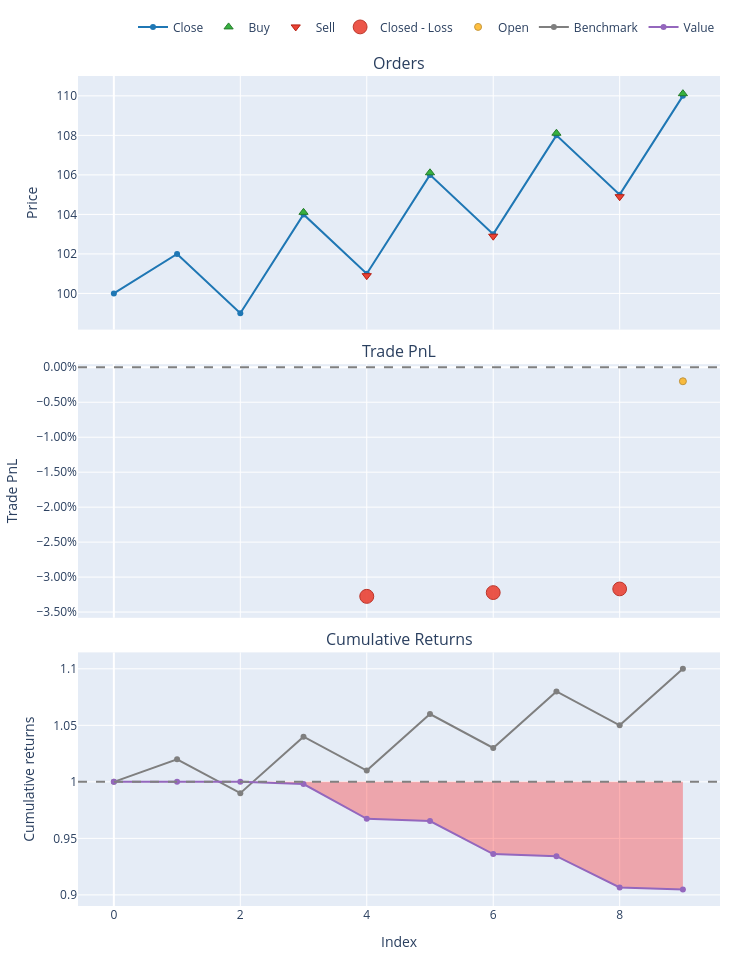

Source (notebook cell):
### Code cell
pf.plot().show() #график

### Figure 1 — Plotly figure (JSON) as saved in the notebook; plotly's stock layout.template omitted (floating-point values rounded to 4 significant figures)
{"data": [{"legendgroup": "0", "line": {"color": "#1f77b4"}, "name": "Close", "showlegend": true, "type": "scatter", "uid": "0ff21829-f58d-40db-be62-dae14ed877b6", "x": [0, 1, 2, 3, 4, 5, 6, 7, 8, 9], "xaxis": "x", "y": [100, 102, 99, 104, 101, 106, 103, 108, 105, 110], "yaxis": "y"}, {"customdata": [[0.0, 95.96, 9.99], [2.0, 91.07, 9.663], [4.0, 86.51, 9.352], [6.0, 82.25, 9.056]], "hovertemplate": "Order Id: %{customdata[0]}<br>Timestamp: %{x}<br>Price: %{y}<br>Size: %{customdata[1]:.6f}<br>Fees: %{customdata[2]:.6f}", "legendgroup": "1", "marker": {"color": "#37B13F", "line": {"color": "rgb(38,123,44)", "width": 1}, "size": 8, "symbol": "triangle-up"}, "mode": "markers", "name": "Buy", "type": "scatter", "uid": "d5fd42ca-b65e-42d5-94c6-b8acbd6d97c2", "x": [3, 5, 7, 9], "xaxis": "x", "y": [104.1, 106.1, 108.1, 110.1], "yaxis": "y"}, {"customdata": [[1.0, 95.96, 9.682], [3.0, 91.07, 9.371], [5.0, 86.51, 9.074]], "hovertemplate": "Order Id: %{customdata[0]}<br>Timestamp: %{x}<br>Price: %{y}<br>Size: %{customdata[1]:.6f}<br>Fees: %{customdata[2]:.6f}", "legendgroup": "2", "marker": {"color": "#EA4335", "line": {"color": "rgb(181,31,18)", "width": 1}, "size": 8, "symbol": "triangle-down"}, "mode": "markers", "name": "Sell", "type": "scatter", "uid": "cfb142d7-d0bf-4cd4-88bb-a0fbba1e0a7c", "x": [4, 6, 8], "xaxis": "x", "y": [100.9, 102.9, 104.9], "yaxis": "y"}, {"customdata": [[0.0, 0.0, -327.2, -0.03276], [1.0, 1.0, -311.3, -0.03221], [2.0, 2.0, -296.4, -0.03169]], "hovertemplate": "Exit Trade Id: %{customdata[0]}<br>Position Id: %{customdata[1]}<br>Exit Timestamp: %{x}<br>PnL: %{customdata[2]:.6f}<br>Return: %{customdata[3]:.2%}", "legendgroup": "3", "marker": {"color": "#EA4335", "line": {"color": "rgb(181,31,18)", "width": 1}, "opacity": [0.9, 0.8974, 0.8948], "size": [14.0, 13.88, 13.76], "symbol": "circle"}, "mode": "markers", "name": "Closed - Loss", "type": "scatter", "uid": "76d09f60-fe79-4bd1-a68d-0aac3672f593", "x": [4, 6, 8], "xaxis": "x2", "y": [-0.03276, -0.03221, -0.03169], "yaxis": "y2"}, {"customdata": [[3.0, 3.0, -18.1, -0.001999]], "hovertemplate": "Exit Trade Id: %{customdata[0]}<br>Position Id: %{customdata[1]}<br>Exit Timestamp: %{x}<br>PnL: %{customdata[2]:.6f}<br>Return: %{customdata[3]:.2%}", "legendgroup": "4", "marker": {"color": "#FFAA00", "line": {"color": "rgb(178,118,0)", "width": 1}, "opacity": [0.75], "size": [7.0], "symbol": "circle"}, "mode": "markers", "name": "Open", "type": "scatter", "uid": "dedef3c6-8cb1-4a83-a32a-2f3da06522d2", "x": [9], "xaxis": "x2", "y": [-0.001999], "yaxis": "y2"}, {"legendgroup": "5", "line": {"color": "#7f7f7f"}, "name": "Benchmark", "showlegend": true, "type": "scatter", "uid": "0bda0de0-0d83-4186-8f8b-601ea1b605cc", "x": [0, 1, 2, 3, 4, 5, 6, 7, 8, 9], "xaxis": "x3", "y": [1.0, 1.02, 0.99, 1.04, 1.01, 1.06, 1.03, 1.08, 1.05, 1.1], "yaxis": "y3"}, {"hoverinfo": "skip", "legendgroup": "6", "line": {"color": "rgba(0, 0, 0, 0)", "width": 0}, "opacity": 0, "showlegend": false, "type": "scatter", "uid": "9ea3a808-e68d-4775-a94e-0b3ff3fd737e", "x": [0, 1, 2, 3, 4, 5, 6, 7, 8, 9], "xaxis": "x3", "y": [1, 1, 1, 1, 1, 1, 1, 1, 1, 1], "yaxis": "y3"}, {"connectgaps": false, "fill": "tonexty", "fillcolor": "rgba(255, 0, 0, 0.3)", "hoverinfo": "skip", "legendgroup": "6", "line": {"color": "rgba(0, 0, 0, 0)", "width": 0}, "opacity": 0, "showlegend": false, "type": "scatter", "uid": "ee396c17-7867-4d47-86e8-0059c68db52d", "x": [0, 1, 2, 3, 4, 5, 6, 7, 8, 9], "xaxis": "x3", "y": [1.0, 1.0, 1.0, 0.998, 0.9673, 0.9653, 0.9361, 0.9343, 0.9065, 0.9047], "yaxis": "y3"}, {"legendgroup": "7", "line": {"color": "#9467bd"}, "name": "Value", "showlegend": true, "type": "scatter", "uid": "127f5c78-e790-4255-8133-f330b74d9aee", "x": [0, 1, 2, 3, 4, 5, 6, 7, 8, 9], "xaxis": "x3", "y": [1.0, 1.0, 1.0, 0.998, 0.9673, 0.9653, 0.9361, 0.9343, 0.9065, 0.9047], "yaxis": "y3"}, {"hoverinfo": "skip", "legendgroup": "6", "line": {"color": "rgba(0, 0, 0, 0)", "width": 0}, "opacity": 0, "showlegend": false, "type": "scatter", "uid": "27ce2463-6047-4525-b865-580eb25adc48", "x": [0, 1, 2, 3, 4, 5, 6, 7, 8, 9], "xaxis": "x3", "y": [1, 1, 1, 1, 1, 1, 1, 1, 1, 1], "yaxis": "y3"}], "layout": {"annotations": [{"font": {"size": 16}, "showarrow": false, "text": "Orders", "x": 0.5, "xanchor": "center", "xref": "paper", "y": 1, "yanchor": "bottom", "yref": "paper"}, {"font": {"size": 16}, "showarrow": false, "text": "Trade PnL", "x": 0.5, "xanchor": "center", "xref": "paper", "y": 0.6528, "yanchor": "bottom", "yref": "paper"}, {"font": {"size": 16}, "showarrow": false, "text": "Cumulative Returns", "x": 0.5, "xanchor": "center", "xref": "paper", "y": 0.3056, "yanchor": "bottom", "yref": "paper"}], "height": 960, "legend": {"orientation": "h", "traceorder": "normal", "x": 1, "xanchor": "right", "y": 1.042, "yanchor": "bottom"}, "margin": {"b": 30, "l": 30, "r": 30, "t": 30}, "shapes": [{"line": {"color": "gray", "dash": "dash"}, "type": "line", "x0": 0, "x1": 1, "xref": "paper", "y0": 0, "y1": 0, "yref": "y2"}, {"line": {"color": "gray", "dash": "dash"}, "type": "line", "x0": 0, "x1": 1, "xref": "paper", "y0": 1, "y1": 1, "yref": "y3"}], "showlegend": true, "width": 750, "xaxis": {"anchor": "y", "domain": [0, 1], "matches": "x3", "showticklabels": false}, "xaxis2": {"anchor": "y2", "domain": [0, 1], "matches": "x3", "showticklabels": false}, "xaxis3": {"anchor": "y3", "domain": [0, 1], "title": {"text": "Index"}}, "yaxis": {"anchor": "x", "domain": [0.6944, 1], "title": {"text": "Price"}}, "yaxis2": {"anchor": "x2", "domain": [0.3472, 0.6528], "tickformat": ".2%", "title": {"text": "Trade PnL"}}, "yaxis3": {"anchor": "x3", "domain": [0, 0.3056], "title": {"text": "Cumulative returns"}}}}
